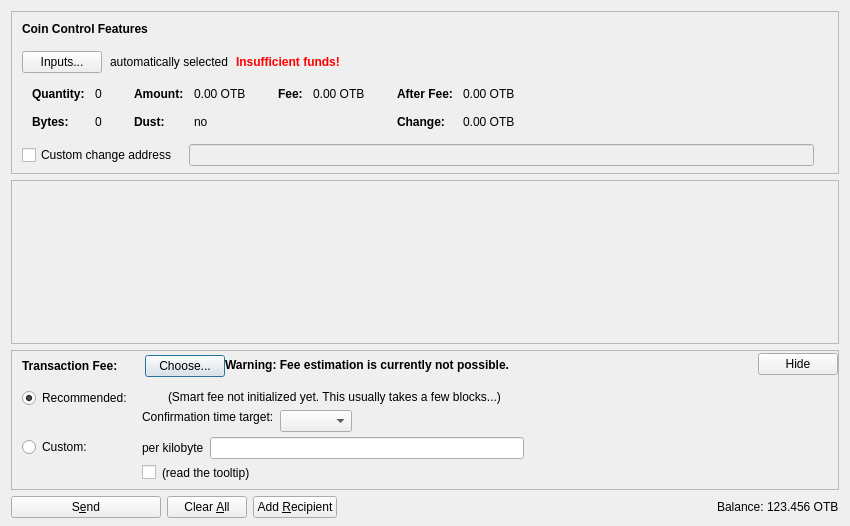
<?xml version="1.0" encoding="UTF-8"?>
<ui version="4.0">
 <class>SendCoinsDialog</class>
 <widget class="QDialog" name="SendCoinsDialog">
  <property name="geometry">
   <rect>
    <x>0</x>
    <y>0</y>
    <width>850</width>
    <height>526</height>
   </rect>
  </property>
  <property name="windowTitle">
   <string>Send Coins</string>
  </property>
  <layout class="QVBoxLayout" name="verticalLayout" stretch="0,1,0,0">
   <property name="bottomMargin">
    <number>8</number>
   </property>
   <item>
    <widget class="QFrame" name="frameCoinControl">
     <property name="sizePolicy">
      <sizepolicy hsizetype="Expanding" vsizetype="Expanding">
       <horstretch>0</horstretch>
       <verstretch>0</verstretch>
      </sizepolicy>
     </property>
     <property name="maximumSize">
      <size>
       <width>16777215</width>
       <height>16777215</height>
      </size>
     </property>
     <property name="frameShape">
      <enum>QFrame::StyledPanel</enum>
     </property>
     <property name="frameShadow">
      <enum>QFrame::Sunken</enum>
     </property>
     <layout class="QVBoxLayout" name="verticalLayoutCoinControl2">
      <property name="spacing">
       <number>0</number>
      </property>
      <property name="leftMargin">
       <number>0</number>
      </property>
      <property name="topMargin">
       <number>0</number>
      </property>
      <property name="rightMargin">
       <number>0</number>
      </property>
      <property name="bottomMargin">
       <number>6</number>
      </property>
      <item>
       <layout class="QVBoxLayout" name="verticalLayoutCoinControl" stretch="0,0,0,0,1">
        <property name="spacing">
         <number>0</number>
        </property>
        <property name="leftMargin">
         <number>10</number>
        </property>
        <property name="topMargin">
         <number>10</number>
        </property>
        <item>
         <layout class="QHBoxLayout" name="horizontalLayoutCoinControl1">
          <property name="bottomMargin">
           <number>15</number>
          </property>
          <item>
           <widget class="QLabel" name="labelCoinControlFeatures">
            <property name="sizePolicy">
             <sizepolicy hsizetype="Preferred" vsizetype="Maximum">
              <horstretch>0</horstretch>
              <verstretch>0</verstretch>
             </sizepolicy>
            </property>
            <property name="font">
             <font>
              <weight>75</weight>
              <bold>true</bold>
             </font>
            </property>
            <property name="styleSheet">
             <string notr="true">font-weight:bold;</string>
            </property>
            <property name="text">
             <string>Coin Control Features</string>
            </property>
           </widget>
          </item>
         </layout>
        </item>
        <item>
         <layout class="QHBoxLayout" name="horizontalLayoutCoinControl2" stretch="0,0,0,0">
          <property name="spacing">
           <number>8</number>
          </property>
          <property name="bottomMargin">
           <number>10</number>
          </property>
          <item>
           <widget class="QPushButton" name="pushButtonCoinControl">
            <property name="styleSheet">
             <string notr="true"/>
            </property>
            <property name="text">
             <string>Inputs...</string>
            </property>
            <property name="autoDefault">
             <bool>false</bool>
            </property>
           </widget>
          </item>
          <item>
           <widget class="QLabel" name="labelCoinControlAutomaticallySelected">
            <property name="text">
             <string>automatically selected</string>
            </property>
            <property name="margin">
             <number>5</number>
            </property>
           </widget>
          </item>
          <item>
           <widget class="QLabel" name="labelCoinControlInsuffFunds">
            <property name="font">
             <font>
              <weight>75</weight>
              <bold>true</bold>
             </font>
            </property>
            <property name="styleSheet">
             <string notr="true">color:red;font-weight:bold;</string>
            </property>
            <property name="text">
             <string>Insufficient funds!</string>
            </property>
            <property name="margin">
             <number>5</number>
            </property>
           </widget>
          </item>
          <item>
           <spacer name="horizontalSpacerCoinControl">
            <property name="orientation">
             <enum>Qt::Horizontal</enum>
            </property>
            <property name="sizeHint" stdset="0">
             <size>
              <width>40</width>
              <height>1</height>
             </size>
            </property>
           </spacer>
          </item>
         </layout>
        </item>
        <item>
         <widget class="QWidget" name="widgetCoinControl" native="true">
          <property name="sizePolicy">
           <sizepolicy hsizetype="Preferred" vsizetype="Preferred">
            <horstretch>0</horstretch>
            <verstretch>0</verstretch>
           </sizepolicy>
          </property>
          <property name="minimumSize">
           <size>
            <width>0</width>
            <height>0</height>
           </size>
          </property>
          <property name="styleSheet">
           <string notr="true"/>
          </property>
          <layout class="QHBoxLayout" name="horizontalLayoutCoinControl5">
           <property name="leftMargin">
            <number>0</number>
           </property>
           <property name="topMargin">
            <number>0</number>
           </property>
           <property name="rightMargin">
            <number>0</number>
           </property>
           <property name="bottomMargin">
            <number>0</number>
           </property>
           <item>
            <layout class="QHBoxLayout" name="horizontalLayoutCoinControl3" stretch="0,0,0,1">
             <property name="spacing">
              <number>20</number>
             </property>
             <property name="topMargin">
              <number>0</number>
             </property>
             <property name="bottomMargin">
              <number>10</number>
             </property>
             <item>
              <layout class="QFormLayout" name="formLayoutCoinControl1">
               <property name="horizontalSpacing">
                <number>10</number>
               </property>
               <property name="verticalSpacing">
                <number>14</number>
               </property>
               <property name="leftMargin">
                <number>10</number>
               </property>
               <property name="topMargin">
                <number>4</number>
               </property>
               <property name="rightMargin">
                <number>6</number>
               </property>
               <item row="0" column="0">
                <widget class="QLabel" name="labelCoinControlQuantityText">
                 <property name="font">
                  <font>
                   <weight>75</weight>
                   <bold>true</bold>
                  </font>
                 </property>
                 <property name="text">
                  <string>Quantity:</string>
                 </property>
                 <property name="margin">
                  <number>0</number>
                 </property>
                </widget>
               </item>
               <item row="0" column="1">
                <widget class="QLabel" name="labelCoinControlQuantity">
                 <property name="cursor">
                  <cursorShape>IBeamCursor</cursorShape>
                 </property>
                 <property name="contextMenuPolicy">
                  <enum>Qt::ActionsContextMenu</enum>
                 </property>
                 <property name="text">
                  <string notr="true">0</string>
                 </property>
                 <property name="margin">
                  <number>0</number>
                 </property>
                 <property name="textInteractionFlags">
                  <set>Qt::LinksAccessibleByMouse|Qt::TextSelectableByKeyboard|Qt::TextSelectableByMouse</set>
                 </property>
                </widget>
               </item>
               <item row="1" column="0">
                <widget class="QLabel" name="labelCoinControlBytesText">
                 <property name="font">
                  <font>
                   <weight>75</weight>
                   <bold>true</bold>
                  </font>
                 </property>
                 <property name="text">
                  <string>Bytes:</string>
                 </property>
                </widget>
               </item>
               <item row="1" column="1">
                <widget class="QLabel" name="labelCoinControlBytes">
                 <property name="cursor">
                  <cursorShape>IBeamCursor</cursorShape>
                 </property>
                 <property name="contextMenuPolicy">
                  <enum>Qt::ActionsContextMenu</enum>
                 </property>
                 <property name="text">
                  <string notr="true">0</string>
                 </property>
                 <property name="textInteractionFlags">
                  <set>Qt::LinksAccessibleByMouse|Qt::TextSelectableByKeyboard|Qt::TextSelectableByMouse</set>
                 </property>
                </widget>
               </item>
              </layout>
             </item>
             <item>
              <layout class="QFormLayout" name="formLayoutCoinControl2">
               <property name="horizontalSpacing">
                <number>10</number>
               </property>
               <property name="verticalSpacing">
                <number>14</number>
               </property>
               <property name="leftMargin">
                <number>6</number>
               </property>
               <property name="topMargin">
                <number>4</number>
               </property>
               <property name="rightMargin">
                <number>6</number>
               </property>
               <item row="0" column="0">
                <widget class="QLabel" name="labelCoinControlAmountText">
                 <property name="font">
                  <font>
                   <weight>75</weight>
                   <bold>true</bold>
                  </font>
                 </property>
                 <property name="text">
                  <string>Amount:</string>
                 </property>
                 <property name="margin">
                  <number>0</number>
                 </property>
                </widget>
               </item>
               <item row="0" column="1">
                <widget class="QLabel" name="labelCoinControlAmount">
                 <property name="cursor">
                  <cursorShape>IBeamCursor</cursorShape>
                 </property>
                 <property name="contextMenuPolicy">
                  <enum>Qt::ActionsContextMenu</enum>
                 </property>
                 <property name="text">
                  <string notr="true">0.00 OTB</string>
                 </property>
                 <property name="textInteractionFlags">
                  <set>Qt::LinksAccessibleByMouse|Qt::TextSelectableByKeyboard|Qt::TextSelectableByMouse</set>
                 </property>
                </widget>
               </item>
               <item row="1" column="0">
                <widget class="QLabel" name="labelCoinControlLowOutputText">
                 <property name="font">
                  <font>
                   <weight>75</weight>
                   <bold>true</bold>
                  </font>
                 </property>
                 <property name="text">
                  <string>Dust:</string>
                 </property>
                </widget>
               </item>
               <item row="1" column="1">
                <widget class="QLabel" name="labelCoinControlLowOutput">
                 <property name="cursor">
                  <cursorShape>IBeamCursor</cursorShape>
                 </property>
                 <property name="contextMenuPolicy">
                  <enum>Qt::ActionsContextMenu</enum>
                 </property>
                 <property name="text">
                  <string notr="true">no</string>
                 </property>
                 <property name="textInteractionFlags">
                  <set>Qt::LinksAccessibleByMouse|Qt::TextSelectableByKeyboard|Qt::TextSelectableByMouse</set>
                 </property>
                </widget>
               </item>
              </layout>
             </item>
             <item>
              <layout class="QFormLayout" name="formLayoutCoinControl3">
               <property name="horizontalSpacing">
                <number>10</number>
               </property>
               <property name="verticalSpacing">
                <number>14</number>
               </property>
               <property name="leftMargin">
                <number>6</number>
               </property>
               <property name="topMargin">
                <number>4</number>
               </property>
               <property name="rightMargin">
                <number>6</number>
               </property>
               <item row="0" column="0">
                <widget class="QLabel" name="labelCoinControlFeeText">
                 <property name="font">
                  <font>
                   <weight>75</weight>
                   <bold>true</bold>
                  </font>
                 </property>
                 <property name="text">
                  <string>Fee:</string>
                 </property>
                 <property name="margin">
                  <number>0</number>
                 </property>
                </widget>
               </item>
               <item row="0" column="1">
                <widget class="QLabel" name="labelCoinControlFee">
                 <property name="cursor">
                  <cursorShape>IBeamCursor</cursorShape>
                 </property>
                 <property name="contextMenuPolicy">
                  <enum>Qt::ActionsContextMenu</enum>
                 </property>
                 <property name="text">
                  <string notr="true">0.00 OTB</string>
                 </property>
                 <property name="textInteractionFlags">
                  <set>Qt::LinksAccessibleByMouse|Qt::TextSelectableByKeyboard|Qt::TextSelectableByMouse</set>
                 </property>
                </widget>
               </item>
              </layout>
             </item>
             <item>
              <layout class="QFormLayout" name="formLayoutCoinControl4">
               <property name="horizontalSpacing">
                <number>10</number>
               </property>
               <property name="verticalSpacing">
                <number>14</number>
               </property>
               <property name="leftMargin">
                <number>6</number>
               </property>
               <property name="topMargin">
                <number>4</number>
               </property>
               <property name="rightMargin">
                <number>6</number>
               </property>
               <item row="0" column="0">
                <widget class="QLabel" name="labelCoinControlAfterFeeText">
                 <property name="font">
                  <font>
                   <weight>75</weight>
                   <bold>true</bold>
                  </font>
                 </property>
                 <property name="text">
                  <string>After Fee:</string>
                 </property>
                 <property name="margin">
                  <number>0</number>
                 </property>
                </widget>
               </item>
               <item row="0" column="1">
                <widget class="QLabel" name="labelCoinControlAfterFee">
                 <property name="cursor">
                  <cursorShape>IBeamCursor</cursorShape>
                 </property>
                 <property name="contextMenuPolicy">
                  <enum>Qt::ActionsContextMenu</enum>
                 </property>
                 <property name="text">
                  <string notr="true">0.00 OTB</string>
                 </property>
                 <property name="textInteractionFlags">
                  <set>Qt::LinksAccessibleByMouse|Qt::TextSelectableByKeyboard|Qt::TextSelectableByMouse</set>
                 </property>
                </widget>
               </item>
               <item row="1" column="0">
                <widget class="QLabel" name="labelCoinControlChangeText">
                 <property name="font">
                  <font>
                   <weight>75</weight>
                   <bold>true</bold>
                  </font>
                 </property>
                 <property name="text">
                  <string>Change:</string>
                 </property>
                </widget>
               </item>
               <item row="1" column="1">
                <widget class="QLabel" name="labelCoinControlChange">
                 <property name="cursor">
                  <cursorShape>IBeamCursor</cursorShape>
                 </property>
                 <property name="contextMenuPolicy">
                  <enum>Qt::ActionsContextMenu</enum>
                 </property>
                 <property name="text">
                  <string notr="true">0.00 OTB</string>
                 </property>
                 <property name="textInteractionFlags">
                  <set>Qt::LinksAccessibleByMouse|Qt::TextSelectableByKeyboard|Qt::TextSelectableByMouse</set>
                 </property>
                </widget>
               </item>
              </layout>
             </item>
            </layout>
           </item>
          </layout>
         </widget>
        </item>
        <item>
         <layout class="QHBoxLayout" name="horizontalLayoutCoinControl4" stretch="0,0,0">
          <property name="spacing">
           <number>12</number>
          </property>
          <property name="sizeConstraint">
           <enum>QLayout::SetDefaultConstraint</enum>
          </property>
          <property name="topMargin">
           <number>5</number>
          </property>
          <property name="rightMargin">
           <number>5</number>
          </property>
          <item>
           <widget class="QCheckBox" name="checkBoxCoinControlChange">
            <property name="toolTip">
             <string>If this is activated, but the change address is empty or invalid, change will be sent to a newly generated address.</string>
            </property>
            <property name="text">
             <string>Custom change address</string>
            </property>
           </widget>
          </item>
          <item>
           <widget class="QValidatedLineEdit" name="lineEditCoinControlChange">
            <property name="enabled">
             <bool>false</bool>
            </property>
            <property name="sizePolicy">
             <sizepolicy hsizetype="Expanding" vsizetype="Fixed">
              <horstretch>0</horstretch>
              <verstretch>0</verstretch>
             </sizepolicy>
            </property>
           </widget>
          </item>
          <item>
           <widget class="QLabel" name="labelCoinControlChangeLabel">
            <property name="sizePolicy">
             <sizepolicy hsizetype="Preferred" vsizetype="Expanding">
              <horstretch>0</horstretch>
              <verstretch>0</verstretch>
             </sizepolicy>
            </property>
            <property name="minimumSize">
             <size>
              <width>0</width>
              <height>0</height>
             </size>
            </property>
            <property name="text">
             <string/>
            </property>
            <property name="margin">
             <number>3</number>
            </property>
           </widget>
          </item>
         </layout>
        </item>
        <item>
         <spacer name="verticalSpacerCoinControl">
          <property name="orientation">
           <enum>Qt::Vertical</enum>
          </property>
          <property name="sizeHint" stdset="0">
           <size>
            <width>800</width>
            <height>1</height>
           </size>
          </property>
         </spacer>
        </item>
       </layout>
      </item>
     </layout>
    </widget>
   </item>
   <item>
    <widget class="QScrollArea" name="scrollArea">
     <property name="widgetResizable">
      <bool>true</bool>
     </property>
     <widget class="QWidget" name="scrollAreaWidgetContents">
      <property name="geometry">
       <rect>
        <x>0</x>
        <y>0</y>
        <width>830</width>
        <height>104</height>
       </rect>
      </property>
      <layout class="QVBoxLayout" name="verticalLayout_2" stretch="0,1">
       <property name="leftMargin">
        <number>0</number>
       </property>
       <property name="topMargin">
        <number>0</number>
       </property>
       <property name="rightMargin">
        <number>0</number>
       </property>
       <property name="bottomMargin">
        <number>0</number>
       </property>
       <item>
        <layout class="QVBoxLayout" name="entries">
         <property name="spacing">
          <number>6</number>
         </property>
        </layout>
       </item>
       <item>
        <spacer name="verticalSpacer">
         <property name="orientation">
          <enum>Qt::Vertical</enum>
         </property>
         <property name="sizeHint" stdset="0">
          <size>
           <width>20</width>
           <height>40</height>
          </size>
         </property>
        </spacer>
       </item>
      </layout>
     </widget>
    </widget>
   </item>
   <item>
    <widget class="QFrame" name="frameFee">
     <property name="sizePolicy">
      <sizepolicy hsizetype="Expanding" vsizetype="Expanding">
       <horstretch>0</horstretch>
       <verstretch>0</verstretch>
      </sizepolicy>
     </property>
     <property name="maximumSize">
      <size>
       <width>16777215</width>
       <height>16777215</height>
      </size>
     </property>
     <property name="frameShape">
      <enum>QFrame::StyledPanel</enum>
     </property>
     <property name="frameShadow">
      <enum>QFrame::Sunken</enum>
     </property>
     <layout class="QVBoxLayout" name="verticalLayoutFee1">
      <property name="spacing">
       <number>0</number>
      </property>
      <property name="leftMargin">
       <number>0</number>
      </property>
      <property name="topMargin">
       <number>0</number>
      </property>
      <property name="rightMargin">
       <number>0</number>
      </property>
      <property name="bottomMargin">
       <number>0</number>
      </property>
      <item>
       <layout class="QVBoxLayout" name="verticalLayoutFee2" stretch="0,0,0">
        <property name="spacing">
         <number>0</number>
        </property>
        <property name="leftMargin">
         <number>10</number>
        </property>
        <property name="topMargin">
         <number>0</number>
        </property>
        <item>
         <layout class="QHBoxLayout" name="horizontalLayoutFee1">
          <property name="bottomMargin">
           <number>0</number>
          </property>
          <item>
           <layout class="QVBoxLayout" name="verticalLayoutFee7">
            <property name="spacing">
             <number>0</number>
            </property>
            <item>
             <spacer name="verticalSpacerSmartFee">
              <property name="orientation">
               <enum>Qt::Vertical</enum>
              </property>
              <property name="sizeType">
               <enum>QSizePolicy::Fixed</enum>
              </property>
              <property name="sizeHint" stdset="0">
               <size>
                <width>1</width>
                <height>4</height>
               </size>
              </property>
             </spacer>
            </item>
            <item>
             <layout class="QHBoxLayout" name="horizontalLayoutSmartFee">
              <property name="spacing">
               <number>10</number>
              </property>
              <item>
               <widget class="QLabel" name="labelFeeHeadline">
                <property name="sizePolicy">
                 <sizepolicy hsizetype="Preferred" vsizetype="Maximum">
                  <horstretch>0</horstretch>
                  <verstretch>0</verstretch>
                 </sizepolicy>
                </property>
                <property name="font">
                 <font>
                  <weight>75</weight>
                  <bold>true</bold>
                 </font>
                </property>
                <property name="styleSheet">
                 <string notr="true">font-weight:bold;</string>
                </property>
                <property name="text">
                 <string>Transaction Fee:</string>
                </property>
               </widget>
              </item>
              <item>
               <widget class="QLabel" name="labelFeeMinimized">
                <property name="text">
                 <string/>
                </property>
               </widget>
              </item>
              <item>
               <widget class="QPushButton" name="buttonChooseFee">
                <property name="text">
                 <string>Choose...</string>
                </property>
               </widget>
              </item>
             </layout>
            </item>
            <item>
             <spacer name="verticalSpacer_5">
              <property name="orientation">
               <enum>Qt::Vertical</enum>
              </property>
              <property name="sizeHint" stdset="0">
               <size>
                <width>1</width>
                <height>1</height>
               </size>
              </property>
             </spacer>
            </item>
           </layout>
          </item>
          <item>
           <widget class="QLabel" name="fallbackFeeWarningLabel">
            <property name="toolTip">
             <string>Using the fallbackfee can result in sending a transaction that will take several hours or days (or never) to confirm. Consider choosing your fee manually or wait until you have validated the complete chain.</string>
            </property>
            <property name="font">
            <font>
                <weight>75</weight>
                <bold>true</bold>
            </font>
            </property>
            <property name="text">
             <string>Warning: Fee estimation is currently not possible.</string>
            </property>
            <property name="wordWrap">
             <bool>false</bool>
            </property>
           </widget>
          </item>
          <item>
           <spacer name="horizontalSpacer_4">
            <property name="orientation">
             <enum>Qt::Horizontal</enum>
            </property>
            <property name="sizeType">
             <enum>QSizePolicy::MinimumExpanding</enum>
            </property>
            <property name="sizeHint" stdset="0">
             <size>
              <width>40</width>
              <height>20</height>
             </size>
            </property>
           </spacer>
          </item>
          <item>
           <widget class="QPushButton" name="buttonMinimizeFee">
            <property name="toolTip">
             <string>collapse fee-settings</string>
            </property>
            <property name="text">
             <string>Hide</string>
            </property>
           </widget>
          </item>
         </layout>
        </item>
        <item>
         <widget class="QFrame" name="frameFeeSelection">
          <layout class="QVBoxLayout" name="verticalLayoutFee12">
           <property name="spacing">
            <number>0</number>
           </property>
           <property name="leftMargin">
            <number>0</number>
           </property>
           <property name="topMargin">
            <number>0</number>
           </property>
           <property name="rightMargin">
            <number>0</number>
           </property>
           <property name="bottomMargin">
            <number>0</number>
           </property>
           <item>
            <layout class="QGridLayout" name="gridLayoutFee">
             <property name="topMargin">
              <number>10</number>
             </property>
             <property name="bottomMargin">
              <number>4</number>
             </property>
             <property name="horizontalSpacing">
              <number>10</number>
             </property>
             <property name="verticalSpacing">
              <number>4</number>
             </property>
             <item row="1" column="1">
              <layout class="QVBoxLayout" name="verticalLayoutFee8">
               <property name="spacing">
                <number>6</number>
               </property>
               <item>
                <layout class="QHBoxLayout" name="horizontalLayoutFee13">
                 <item>
                  <widget class="QLabel" name="labelCustomPerKilobyte">
                   <property name="toolTip">
                    <string>If the custom fee is set to 1000 satoshis and the transaction is only 250 bytes, then &quot;per kilobyte&quot; only pays 250 satoshis in fee, while &quot;total at least&quot; pays 1000 satoshis. For transactions bigger than a kilobyte both pay by kilobyte.</string>
                   </property>
                   <property name="text">
                    <string>per kilobyte</string>
                   </property>
                  </widget>
                 </item>
                 <item>
                  <widget class="BitcoinAmountField" name="customFee"/>
                 </item>
                 <item>
                  <spacer name="horizontalSpacer_6">
                   <property name="orientation">
                    <enum>Qt::Horizontal</enum>
                   </property>
                   <property name="sizeHint" stdset="0">
                    <size>
                     <width>1</width>
                     <height>1</height>
                    </size>
                   </property>
                  </spacer>
                 </item>
                </layout>
               </item>
               <item>
                <layout class="QHBoxLayout" name="horizontalLayoutFee8">
                 <item>
                  <widget class="QCheckBox" name="checkBoxMinimumFee">
                   <property name="toolTip">
                    <string>Paying only the minimum fee is just fine as long as there is less transaction volume than space in the blocks. But be aware that this can end up in a never confirming transaction once there is more demand for otherb transactions than the network can process.</string>
                   </property>
                   <property name="text">
                    <string/>
                   </property>
                  </widget>
                 </item>
                 <item>
                  <widget class="QLabel" name="labelMinFeeWarning">
                   <property name="enabled">
                    <bool>true</bool>
                   </property>
                   <property name="toolTip">
                    <string>Paying only the minimum fee is just fine as long as there is less transaction volume than space in the blocks. But be aware that this can end up in a never confirming transaction once there is more demand for otherb transactions than the network can process.</string>
                   </property>
                   <property name="text">
                    <string>(read the tooltip)</string>
                   </property>
                   <property name="margin">
                    <number>5</number>
                   </property>
                  </widget>
                 </item>
                 <item>
                  <spacer name="horizontalSpacer_2">
                   <property name="orientation">
                    <enum>Qt::Horizontal</enum>
                   </property>
                   <property name="sizeHint" stdset="0">
                    <size>
                     <width>1</width>
                     <height>1</height>
                    </size>
                   </property>
                  </spacer>
                 </item>
                </layout>
               </item>
              </layout>
             </item>
             <item row="0" column="0">
              <layout class="QVBoxLayout" name="verticalLayoutFee4" stretch="0,1">
               <item>
                <widget class="QRadioButton" name="radioSmartFee">
                 <property name="text">
                  <string>Recommended:</string>
                 </property>
                 <property name="checked">
                  <bool>true</bool>
                 </property>
                 <attribute name="buttonGroup">
                  <string notr="true">groupFee</string>
                 </attribute>
                </widget>
               </item>
               <item>
                <spacer name="verticalSpacer_2">
                 <property name="orientation">
                  <enum>Qt::Vertical</enum>
                 </property>
                 <property name="sizeHint" stdset="0">
                  <size>
                   <width>1</width>
                   <height>1</height>
                  </size>
                 </property>
                </spacer>
               </item>
              </layout>
             </item>
             <item row="1" column="0">
              <layout class="QVBoxLayout" name="verticalLayoutFee9" stretch="0,1">
               <item>
                <widget class="QRadioButton" name="radioCustomFee">
                 <property name="text">
                  <string>Custom:</string>
                 </property>
                 <attribute name="buttonGroup">
                  <string notr="true">groupFee</string>
                 </attribute>
                </widget>
               </item>
               <item>
                <spacer name="verticalSpacer_6">
                 <property name="orientation">
                  <enum>Qt::Vertical</enum>
                 </property>
                 <property name="sizeHint" stdset="0">
                  <size>
                   <width>1</width>
                   <height>1</height>
                  </size>
                 </property>
                </spacer>
               </item>
              </layout>
             </item>
             <item row="0" column="1">
              <layout class="QVBoxLayout" name="verticalLayoutFee3" stretch="0,0,1">
               <property name="spacing">
                <number>6</number>
               </property>
               <property name="topMargin">
                <number>2</number>
               </property>
               <item>
                <layout class="QHBoxLayout" name="horizontalLayoutFee12">
                 <item>
                  <widget class="QLabel" name="labelSmartFee">
                   <property name="text">
                    <string/>
                   </property>
                   <property name="margin">
                    <number>2</number>
                   </property>
                  </widget>
                 </item>
                 <item>
                  <widget class="QLabel" name="labelFeeEstimation">
                   <property name="text">
                    <string/>
                   </property>
                  </widget>
                 </item>
                 <item>
                  <widget class="QLabel" name="labelSmartFee2">
                   <property name="text">
                    <string>(Smart fee not initialized yet. This usually takes a few blocks...)</string>
                   </property>
                   <property name="margin">
                    <number>2</number>
                   </property>
                  </widget>
                 </item>
                 <item>
                  <spacer name="horizontalSpacer_5">
                   <property name="orientation">
                    <enum>Qt::Horizontal</enum>
                   </property>
                   <property name="sizeHint" stdset="0">
                    <size>
                     <width>1</width>
                     <height>1</height>
                    </size>
                   </property>
                  </spacer>
                 </item>
                </layout>
               </item>
               <item>
                <layout class="QHBoxLayout" name="horizontalLayoutFee9">
                 <item>
                  <layout class="QVBoxLayout" name="verticalLayoutFee6">
                   <item>
                    <widget class="QLabel" name="labelSmartFee3">
                     <property name="text">
                      <string>Confirmation time target:</string>
                     </property>
                     <property name="margin">
                      <number>2</number>
                     </property>
                    </widget>
                   </item>
                   <item>
                    <spacer name="verticalSpacer_3">
                     <property name="orientation">
                      <enum>Qt::Vertical</enum>
                     </property>
                     <property name="sizeHint" stdset="0">
                      <size>
                       <width>1</width>
                       <height>1</height>
                      </size>
                     </property>
                    </spacer>
                   </item>
                  </layout>
                 </item>
                 <item>
                  <layout class="QVBoxLayout" name="verticalLayoutFee5">
                   <property name="rightMargin">
                    <number>30</number>
                   </property>
                   <item>
                    <layout class="QHBoxLayout" name="horizontalLayoutConfTarget">
                     <property name="bottomMargin">
                      <number>0</number>
                     </property>
                     <item>
                      <widget class="QComboBox" name="confTargetSelector"/>
                     </item>
                     <item>
                      <spacer name="horizontalSpacerConfTarget">
                       <property name="orientation">
                        <enum>Qt::Horizontal</enum>
                       </property>
                       <property name="sizeHint" stdset="0">
                        <size>
                         <width>40</width>
                         <height>20</height>
                        </size>
                       </property>
                      </spacer>
                     </item>
                    </layout>
                   </item>
                  </layout>
                 </item>
                </layout>
               </item>
               <item>
                <spacer name="verticalSpacer_4">
                 <property name="orientation">
                  <enum>Qt::Vertical</enum>
                 </property>
                 <property name="sizeHint" stdset="0">
                  <size>
                   <width>1</width>
                   <height>1</height>
                  </size>
                 </property>
                </spacer>
               </item>
              </layout>
             </item>
            </layout>
           </item>
          </layout>
         </widget>
        </item>
        <item>
         <spacer name="verticalSpacerFee">
          <property name="orientation">
           <enum>Qt::Vertical</enum>
          </property>
          <property name="sizeHint" stdset="0">
           <size>
            <width>40</width>
            <height>5</height>
           </size>
          </property>
         </spacer>
        </item>
       </layout>
      </item>
     </layout>
    </widget>
   </item>
   <item>
    <layout class="QHBoxLayout" name="horizontalLayout">
     <item>
      <widget class="QPushButton" name="sendButton">
       <property name="minimumSize">
        <size>
         <width>150</width>
         <height>0</height>
        </size>
       </property>
       <property name="toolTip">
        <string>Confirm the send action</string>
       </property>
       <property name="text">
        <string>S&amp;end</string>
       </property>
       <property name="icon">
        <iconset resource="../otherb.qrc">
         <normaloff>:/icons/send</normaloff>:/icons/send</iconset>
       </property>
       <property name="autoDefault">
        <bool>false</bool>
       </property>
       <property name="default">
        <bool>false</bool>
       </property>
      </widget>
     </item>
     <item>
      <widget class="QPushButton" name="clearButton">
       <property name="sizePolicy">
        <sizepolicy hsizetype="Minimum" vsizetype="Fixed">
         <horstretch>0</horstretch>
         <verstretch>0</verstretch>
        </sizepolicy>
       </property>
       <property name="toolTip">
        <string>Clear all fields of the form.</string>
       </property>
       <property name="text">
        <string>Clear &amp;All</string>
       </property>
       <property name="icon">
        <iconset resource="../otherb.qrc">
         <normaloff>:/icons/remove</normaloff>:/icons/remove</iconset>
       </property>
       <property name="autoDefault">
        <bool>false</bool>
       </property>
      </widget>
     </item>
     <item>
      <widget class="QPushButton" name="addButton">
       <property name="toolTip">
        <string>Send to multiple recipients at once</string>
       </property>
       <property name="text">
        <string>Add &amp;Recipient</string>
       </property>
       <property name="icon">
        <iconset resource="../otherb.qrc">
         <normaloff>:/icons/add</normaloff>:/icons/add</iconset>
       </property>
       <property name="autoDefault">
        <bool>false</bool>
       </property>
      </widget>
     </item>
     <item>
      <spacer name="horizontalSpacer">
       <property name="orientation">
        <enum>Qt::Horizontal</enum>
       </property>
       <property name="sizeHint" stdset="0">
        <size>
         <width>40</width>
         <height>20</height>
        </size>
       </property>
      </spacer>
     </item>
     <item>
      <layout class="QHBoxLayout" name="horizontalLayout_2">
       <property name="spacing">
        <number>3</number>
       </property>
       <item>
        <widget class="QLabel" name="label">
         <property name="sizePolicy">
          <sizepolicy hsizetype="Preferred" vsizetype="Fixed">
           <horstretch>0</horstretch>
           <verstretch>0</verstretch>
          </sizepolicy>
         </property>
         <property name="text">
          <string>Balance:</string>
         </property>
        </widget>
       </item>
       <item>
        <widget class="QLabel" name="labelBalance">
         <property name="sizePolicy">
          <sizepolicy hsizetype="Preferred" vsizetype="Fixed">
           <horstretch>0</horstretch>
           <verstretch>0</verstretch>
          </sizepolicy>
         </property>
         <property name="cursor">
          <cursorShape>IBeamCursor</cursorShape>
         </property>
         <property name="text">
          <string notr="true">123.456 OTB</string>
         </property>
         <property name="textInteractionFlags">
          <set>Qt::LinksAccessibleByMouse|Qt::TextSelectableByKeyboard|Qt::TextSelectableByMouse</set>
         </property>
        </widget>
       </item>
      </layout>
     </item>
    </layout>
   </item>
  </layout>
 </widget>
 <customwidgets>
  <customwidget>
   <class>QValidatedLineEdit</class>
   <extends>QLineEdit</extends>
   <header>qvalidatedlineedit.h</header>
  </customwidget>
  <customwidget>
   <class>BitcoinAmountField</class>
   <extends>QLineEdit</extends>
   <header>otherbamountfield.h</header>
   <container>1</container>
  </customwidget>
 </customwidgets>
 <resources>
  <include location="../otherb.qrc"/>
 </resources>
 <connections/>
 <buttongroups>
  <buttongroup name="groupFee"/>
 </buttongroups>
</ui>
